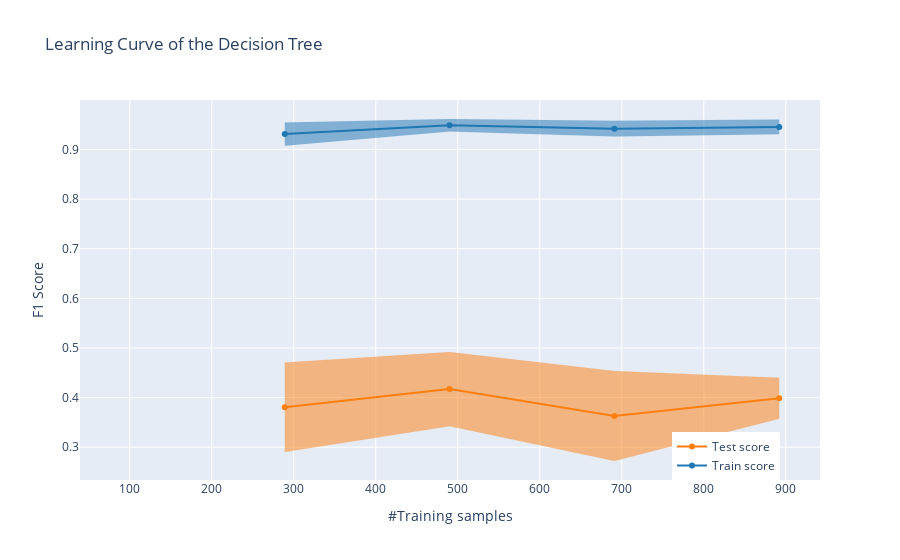

Notebook code for this chart:
### Code cell
plot_learning_curve(gs_dt.best_estimator_, "Learning Curve of the Decision Tree", X_train, y_train, cv=5)

### Figure 1 — Plotly figure (JSON) as saved in the notebook; plotly's stock layout.template omitted (floating-point values rounded to 4 significant figures)
{"data": [{"hoverlabel": {"namelength": 20}, "line": {"color": "rgba(31, 119, 180, 0.40)", "width": 0.1}, "mode": "lines", "name": "", "showlegend": false, "type": "scatter", "x": [89, 289, 490, 691, 892], "y": [null, 0.9077, 0.9363, 0.9259, 0.9306]}, {"fill": "tonexty", "hoverlabel": {"namelength": 20}, "line": {"color": "rgba(31, 119, 180, 0.40)", "width": 0.1}, "mode": "lines", "name": "", "showlegend": false, "type": "scatter", "x": [89, 289, 490, 691, 892], "y": [null, 0.9542, 0.9614, 0.9581, 0.9604]}, {"line": {"color": "rgb(31, 119, 180)"}, "name": "Train score", "showlegend": true, "type": "scatter", "x": [89, 289, 490, 691, 892], "y": [null, 0.9309, 0.9489, 0.942, 0.9455]}, {"hoverlabel": {"namelength": 20}, "line": {"color": "rgba(255, 127, 14, 0.40)", "width": 0.1}, "mode": "lines", "name": "", "showlegend": false, "type": "scatter", "x": [89, 289, 490, 691, 892], "y": [null, 0.2904, 0.3424, 0.2722, 0.3572]}, {"fill": "tonexty", "hoverlabel": {"namelength": 20}, "line": {"color": "rgba(255, 127, 14, 0.40)", "width": 0.1}, "mode": "lines", "name": "", "showlegend": false, "type": "scatter", "x": [89, 289, 490, 691, 892], "y": [null, 0.4709, 0.4919, 0.4534, 0.4401]}, {"line": {"color": "rgb(255, 127, 14)"}, "name": "Test score", "showlegend": true, "type": "scatter", "x": [89, 289, 490, 691, 892], "y": [null, 0.3807, 0.4172, 0.3628, 0.3986]}], "layout": {"autosize": true, "legend": {"x": 0.8, "y": 0}, "title": {"text": "Learning Curve of the Decision Tree"}, "xaxis": {"title": {"text": "#Training samples"}}, "yaxis": {"title": {"text": "F1 Score"}}}}
